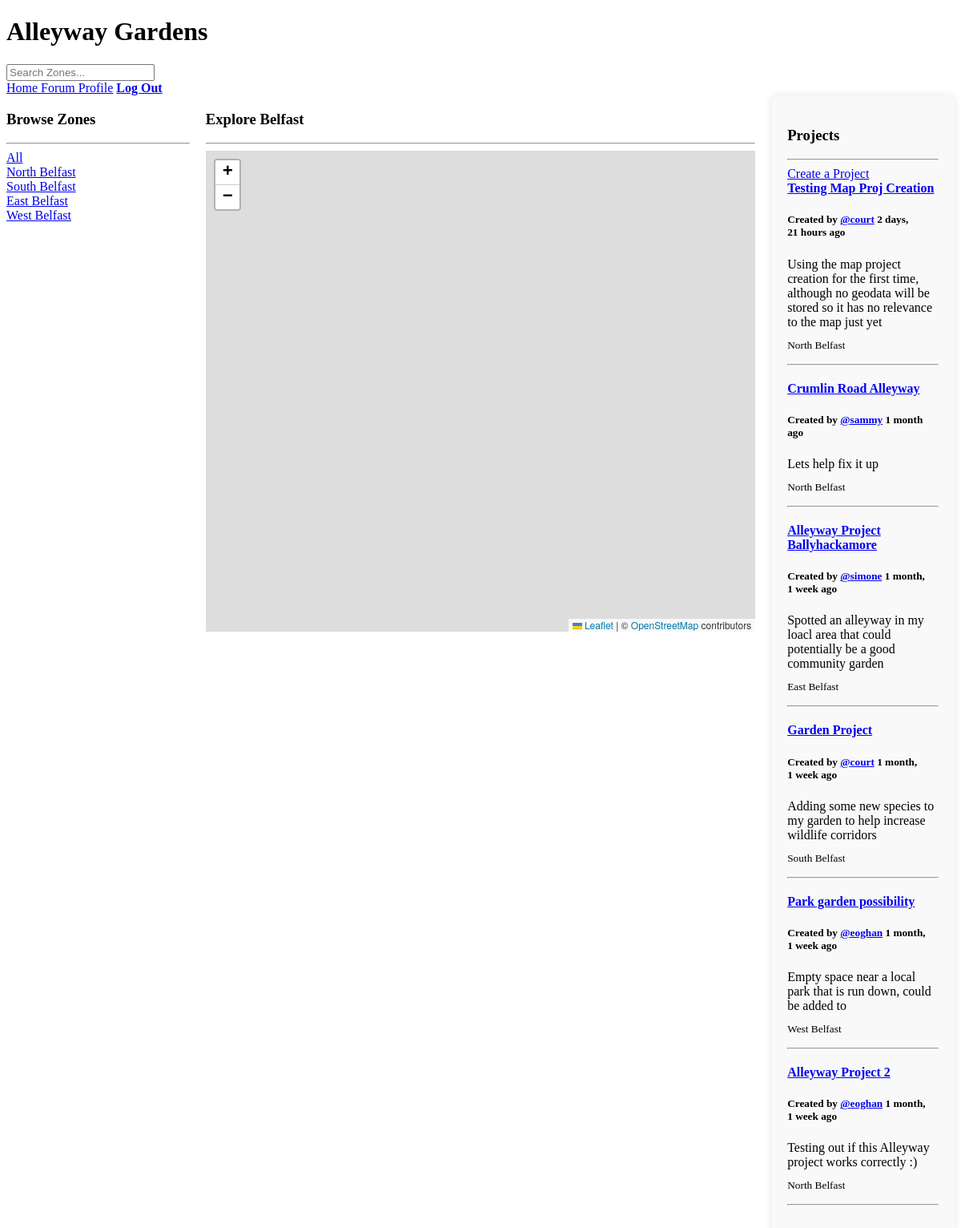
The app's page / (signed in) with its own data.
### base/models.py (models this page shows, shortened)
class Zone(models.Model):
    name = models.CharField(max_length=200)

class Project(models.Model):
    host = models.ForeignKey(User, on_delete=models.SET_NULL, null=True)
    zone = models.ForeignKey(Zone, on_delete=models.SET_NULL, null=True)
    name = models.CharField(max_length=200)
    description = models.TextField(null=True, blank= True)
    participants = models.ManyToManyField(User, related_name='participants', blank=True)
    updated = models.DateTimeField(auto_now=True)
    created = models.DateTimeField(auto_now_add=True)
    class Meta:
        ordering = ['-updated', '-created']

### base/views.py (the view)
# urls.py: path('', views.home, name="home"),
def home(request):
    q = request.GET.get('q') if request.GET.get('q') != None else ''
    projects = Project.objects.filter(
                                      Q(zone__name__icontains=q) |
                                      Q(name__icontains=q)
                                      )
    zones = Zone.objects.all()
    context = {'projects' : projects, 'zones': zones}
    return  render(request, 'base/home.html' , context)

### base/templates/base/home.html (shortened to what this page needs)
{% extends 'main.html' %}
{% load static %}
{% block content %}
<link rel="stylesheet" href="https://unpkg.com/leaflet@1.7.1/dist/leaflet.css" />
<link rel="stylesheet" href="https://cdnjs.cloudflare.com/ajax/libs/leaflet.draw/1.0.4/leaflet.draw.css" />
<div class="home-container">
    <div>
        <h3>Browse Zones</h3>
        <hr>
        <div>
            <a href="{% url 'home' %}">All</a>
        </div>
        {% for zone in zones %}
            <div>
                <a href="{% url 'home' %}?q={{zone.name}}"{{zone.name}} class="zone-link" data-zone-name="{{zone.name}}">{{zone.name}}</a>
            </div>
        {% endfor %}
    </div>
    <div>
        <h3>Explore Belfast</h3>
        <hr>
        <div id="map" class="map-container"></div>
    </div>
    <div class="projects-container">
        <h3>Projects</h3>
        <hr>
        <a href="{% url 'create-project' %}">Create a Project</a>
        <div>
            {% for project in projects %}
                <div class="project-item">
                    <h4><a href="/project/{{project.id}}">{{project.name}}</a></h4>
                    <h5>Created by <a href="{% url 'user-profile' project.host.id %}">@{{project.host.username}}</a> {{project.created|timesince}} ago</h5>
                    <p>{{project.description}}</p>
                    <small>{{project.zone.name}}</small>
                    <hr>
                </div>
            {% endfor %}
        </div>
    </div>
</div>
{% endblock content %}

### base/templates/base/home.html (style rules this page uses)
.home-container { display: grid; grid-template-columns: 1fr 3fr 1fr; gap: 20px; }
.map-container { width: 100%; height: 600px; }
.projects-container { padding: 20px; background-color: #f9f9f9; border-radius: 8px; box-shadow: 0 0 10px rgba(0, 0, 0, 0.1); }
.project-item { margin-bottom: 20px; }
.project-item h4 { margin: 0; }
.project-item p { margin: 10px 0; }
.project-item hr { margin-top: 15px; }

### records on screen
Zone: name "North Belfast"
Zone: name "South Belfast"
Zone: name "East Belfast"
Zone: name "West Belfast"
Project: name "Testing Map Proj Creation", host.username "court", created "2 days, 21 hours", description "Using the map project creation for the first time, although no geodata will be stored so it has no relevance to the map just yet", zone.name "North Belfast"
Project: name "Crumlin Road Alleyway", host.username "sammy", created "1 month", description "Lets help fix it up", zone.name "North Belfast"
Project: name "Alleyway Project Ballyhackamore", host.username "simone", created "1 month, 1 week", description "Spotted an alleyway in my loacl area that could potentially be a good community garden", zone.name "East Belfast"
Project: name "Garden Project", host.username "court", created "1 month, 1 week", description "Adding some new species to my garden to help increase wildlife corridors", zone.name "South Belfast"
Project: name "Park garden possibility", host.username "eoghan", created "1 month, 1 week", description "Empty space near a local park that is run down, could be added to", zone.name "West Belfast"
Project: name "Alleyway Project 2", host.username "eoghan", created "1 month, 1 week", description "Testing out if this Alleyway project works correctly :)", zone.name "North Belfast"
